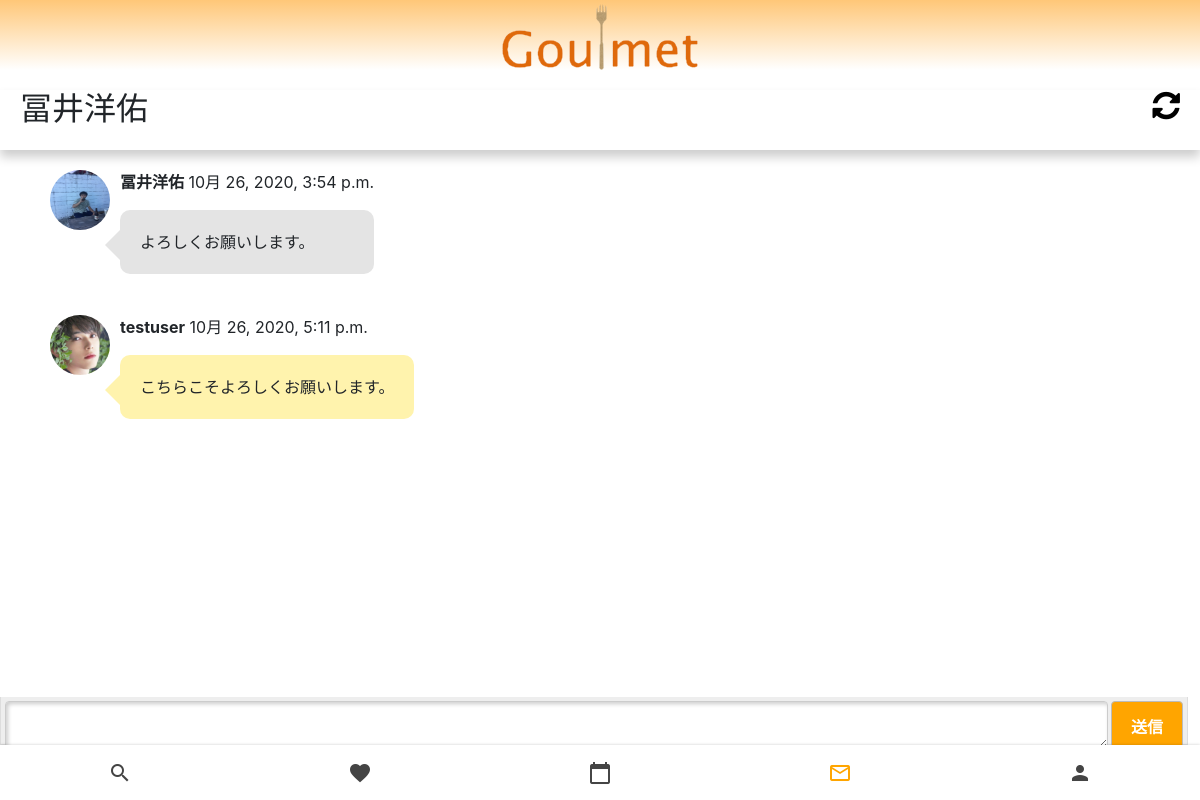
The page /chat/goulmet_chat/3 (signed in) on the database as committed earlier.
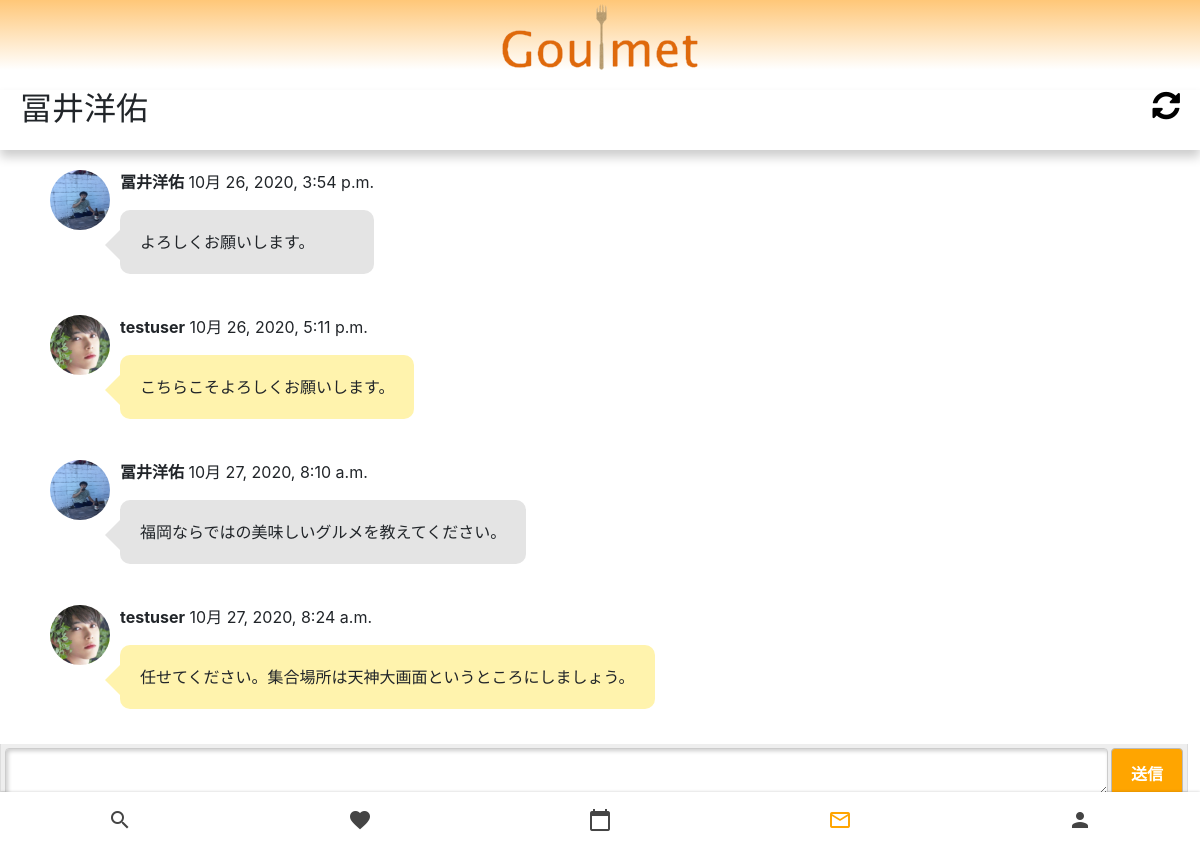
The same page on the database as committed later.
### chat/models.py (models this page shows, shortened)
class ChatModel(models.Model):
    user_id = models.ForeignKey(CustomUser,on_delete=models.CASCADE,null=True)
    goulmet_id = models.ForeignKey(GoulmetModel,on_delete=models.CASCADE,null=True)
    room_id = models.ForeignKey(RoomModel,on_delete=models.CASCADE)
    text = models.CharField('メッセージ',max_length=1000)
    created_at = models.DateTimeField('作成日時',auto_now_add=True)
    updated_at = models.DateTimeField('更新日時',auto_now=True)

### myuser/models.py (models this page shows)
class CustomUser(AbstractUser):
    icon = models.ImageField(upload_to = 'upload',blank=True)
    is_goulmet = models.BooleanField(default=False)
    def __str__(self):
        return self.username

### account/models.py (models this page shows)
class GoulmetModel(models.Model):
    user_id = models.ForeignKey(CustomUser,on_delete=models.CASCADE)
    self_introduction = models.TextField('自己紹介',max_length=140)
    area = models.CharField('地域',max_length=50)
    plan = models.TextField('プラン',max_length=50,null=True)
    base_price = models.IntegerField('基本料金')
    is_pass = models.BooleanField('審査合格フラグ',null=True)
    created_at = models.DateTimeField('作成日時',auto_now_add=True)
    like = models.ManyToManyField(CustomUser, related_name='like', blank=True)
    def __str__(self):
        return str(self.user_id)

### chat/views.py (the view)
# urls.py: path('goulmet_chat/<int:pk>', goulmet_chat, name='goulmet_chat'),
@login_required
def goulmet_chat(request,pk):
    room_object = RoomModel.objects.get(pk=pk)
    object_list = ChatModel.objects.all().filter(room_id=room_object)
    return render(request, 'chat/goulmet_chat.html', {'room_object':room_object,'object_list': object_list})

### templates/chat/goulmet_chat.html (shortened to what this page needs)
{% extends 'base.html' %}
{% load static %}
{% block customcss %}
<link rel="stylesheet" href="{% static 'goulmet_chat.css' %}">
{% endblock %}
{% block header %}
<div class="header">
    <h2>{{room_object.user_id}}</h2>
    <div>
        <a style="color: black;" href="{% url 'chat:goulmet_chat' pk=room_object.pk %}"><i class="fa fa-refresh fa-2x" aria-hidden="true"></i></a>
    </div>
</div>
{% endblock %}
{% block content %}
<head>
    <link rel="stylesheet" href="https://stackpath.bootstrapcdn.com/bootstrap/4.1.3/css/bootstrap.min.css">
    <link rel="stylesheet" href="https://stackpath.bootstrapcdn.com/font-awesome/4.7.0/css/font-awesome.min.css">
</head>
<div class="container">
    {% for item in object_list %}
    {% if item.user_id %}
    <div class="box">
        <div class="icon">
            {% if item.user_id.icon %}
            <img class="icon" src="{{item.user_id.icon.url}}" alt="">
            {% else %}
            <img class="icon" src="{% static 'img/no_icon.png' %}" alt="" id="preview">
            {% endif %}
        </div>
        <div class="user-info">
            <p><strong>{{item.user_id}}</strong> {{item.created_at}}</p>
            <p class="user_chat">{{item.text}}</p>
        </div>
    </div>
    {% else %}
    <div class="box">
        <div class="icon">
            {% if item.goulmet_id.user_id.icon %}
            <img class="icon" src="{{item.goulmet_id.user_id.icon.url}}" alt="">
            {% else %}
            <img class="icon" src="{% static 'img/no_icon.png' %}" alt="" id="preview">
            {% endif %}
        </div>
        <div class="goulmet-info">
            <p><strong>{{item.goulmet_id}}</strong> {{item.created_at}}</p>
            <p class="goulmet_chat">{{item.text}}</p>
        </div>
    </div>
    {% endif %}
    {% endfor %}
</div>
<div id="bms_send">
    <form action="{% url 'chat:goulmetchat_create' %}" method="POST">{% csrf_token %}
        <textarea name="text" id="bms_send_message"></textarea>
        <input id="bms_send_btn" type="submit" value="送信">
    </form>
</div>
<nav class="nav">
    <a style="text-decoration: none;" href="{% url 'search_app:search_form' %}" id="1" class="nav__link">
        <i class="material-icons nav__icon">search</i>
    </a>
    <a style="text-decoration: none;" href="{% url 'favorite:favorite_list' %}" id="2" class="nav__link">
        <i class="material-icons nav__icon">favorite</i>
    </a>
    <a style="text-decoration: none;" href="{% url 'reservation:reservation_confirm' %}" id="3" class="nav__link">
        <i class="material-icons nav__icon">calendar_today</i>
    </a>
    <a style="text-decoration: none;" href="{% url 'chat:chat_list' %}" id="4" class="nav__link nav__link--active">
        <i class="material-icons nav__icon">mail_outline</i>
    </a>
    <a style="text-decoration: none;" href="{% url 'account:user_update' %}" id="5" class="nav__link">
        <i class="material-icons nav__icon">person</i>
    </a>
</nav>
{% endblock %}

Rows that differ between the two databases and show on the page:
added ChatModel: user_id.icon (picture), user_id "冨井洋佑", created_at "10月 27, 2020, 8:10 a.m.", text "福岡ならではの美味しいグルメを教えてください。"
added ChatModel: goulmet_id.user_id.icon (picture), goulmet_id "testuser", created_at "10月 27, 2020, 8:24 a.m.", text "任せてください。集合場所は天神大画面というところにしましょう。"
